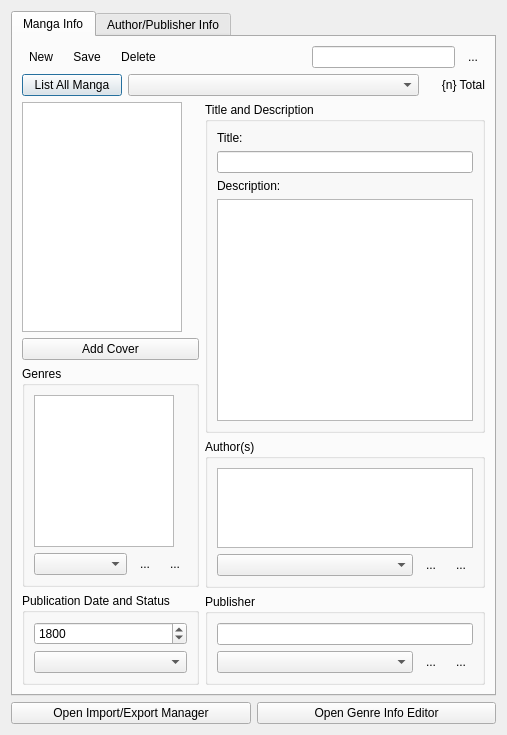
<?xml version="1.0" encoding="UTF-8"?>
<ui version="4.0">
 <class>DatabaseEditorForm</class>
 <widget class="QDialog" name="DatabaseEditorForm">
  <property name="geometry">
   <rect>
    <x>0</x>
    <y>0</y>
    <width>490</width>
    <height>735</height>
   </rect>
  </property>
  <property name="sizePolicy">
   <sizepolicy hsizetype="Fixed" vsizetype="Fixed">
    <horstretch>0</horstretch>
    <verstretch>0</verstretch>
   </sizepolicy>
  </property>
  <property name="maximumSize">
   <size>
    <width>490</width>
    <height>735</height>
   </size>
  </property>
  <property name="windowTitle">
   <string>Database Editor</string>
  </property>
  <layout class="QVBoxLayout" name="verticalLayout_2">
   <item>
    <widget class="QTabWidget" name="mainTabWidget">
     <property name="tabShape">
      <enum>QTabWidget::Rounded</enum>
     </property>
     <property name="currentIndex">
      <number>0</number>
     </property>
     <widget class="QWidget" name="mangaInfoTab">
      <attribute name="title">
       <string>Manga Info</string>
      </attribute>
      <layout class="QVBoxLayout" name="verticalLayout_4">
       <item>
        <layout class="QHBoxLayout" name="mangaInfoButtonLayout">
         <item>
          <widget class="QToolButton" name="mangaInfoNewButton">
           <property name="text">
            <string>New</string>
           </property>
           <property name="icon">
            <iconset>
             <normaloff>../resources/icons/plus-octagon.png</normaloff>../resources/icons/plus-octagon.png</iconset>
           </property>
           <property name="autoRaise">
            <bool>true</bool>
           </property>
          </widget>
         </item>
         <item>
          <widget class="QToolButton" name="mangaInfoSaveButton">
           <property name="text">
            <string>Save</string>
           </property>
           <property name="icon">
            <iconset>
             <normaloff>../resources/icons/disk--pencil.png</normaloff>../resources/icons/disk--pencil.png</iconset>
           </property>
           <property name="autoRaise">
            <bool>true</bool>
           </property>
          </widget>
         </item>
         <item>
          <widget class="QToolButton" name="mangaInfoDeleteButton">
           <property name="text">
            <string>Delete</string>
           </property>
           <property name="icon">
            <iconset>
             <normaloff>../resources/icons/cross-script.png</normaloff>../resources/icons/cross-script.png</iconset>
           </property>
           <property name="popupMode">
            <enum>QToolButton::DelayedPopup</enum>
           </property>
           <property name="autoRaise">
            <bool>true</bool>
           </property>
          </widget>
         </item>
         <item>
          <spacer name="mangaHorizonaSpacer">
           <property name="orientation">
            <enum>Qt::Horizontal</enum>
           </property>
           <property name="sizeHint" stdset="0">
            <size>
             <width>40</width>
             <height>20</height>
            </size>
           </property>
          </spacer>
         </item>
         <item>
          <widget class="QLineEdit" name="searchMangaLineEdit"/>
         </item>
         <item>
          <widget class="QToolButton" name="searchMangaButton">
           <property name="text">
            <string>...</string>
           </property>
           <property name="icon">
            <iconset>
             <normaloff>../resources/icons/magnifier.png</normaloff>../resources/icons/magnifier.png</iconset>
           </property>
           <property name="autoRaise">
            <bool>true</bool>
           </property>
          </widget>
         </item>
        </layout>
       </item>
       <item>
        <layout class="QHBoxLayout" name="secondMangaInfoButtonLayout">
         <item>
          <widget class="QPushButton" name="listAllMangaButton">
           <property name="maximumSize">
            <size>
             <width>100</width>
             <height>16777215</height>
            </size>
           </property>
           <property name="text">
            <string>List All Manga</string>
           </property>
          </widget>
         </item>
         <item>
          <widget class="QComboBox" name="mangaInfoAllComboBox">
           <property name="minimumSize">
            <size>
             <width>90</width>
             <height>0</height>
            </size>
           </property>
           <property name="currentIndex">
            <number>-1</number>
           </property>
          </widget>
         </item>
         <item>
          <widget class="QLabel" name="totalMangaLabel">
           <property name="maximumSize">
            <size>
             <width>60</width>
             <height>16777215</height>
            </size>
           </property>
           <property name="text">
            <string>{n} Total</string>
           </property>
           <property name="alignment">
            <set>Qt::AlignRight|Qt::AlignTrailing|Qt::AlignVCenter</set>
           </property>
          </widget>
         </item>
        </layout>
       </item>
       <item>
        <layout class="QHBoxLayout" name="mangaInfoTopLayout">
         <item>
          <layout class="QVBoxLayout" name="mangaInfoLeftLayout">
           <item>
            <widget class="QGraphicsView" name="mangaCoverGraphicView">
             <property name="sizePolicy">
              <sizepolicy hsizetype="Fixed" vsizetype="Fixed">
               <horstretch>0</horstretch>
               <verstretch>0</verstretch>
              </sizepolicy>
             </property>
             <property name="minimumSize">
              <size>
               <width>160</width>
               <height>230</height>
              </size>
             </property>
             <property name="maximumSize">
              <size>
               <width>160</width>
               <height>230</height>
              </size>
             </property>
             <property name="focusPolicy">
              <enum>Qt::NoFocus</enum>
             </property>
             <property name="verticalScrollBarPolicy">
              <enum>Qt::ScrollBarAlwaysOff</enum>
             </property>
             <property name="horizontalScrollBarPolicy">
              <enum>Qt::ScrollBarAlwaysOff</enum>
             </property>
             <property name="sceneRect">
              <rectf>
               <x>0.000000000000000</x>
               <y>0.000000000000000</y>
               <width>160.000000000000000</width>
               <height>230.000000000000000</height>
              </rectf>
             </property>
             <property name="resizeAnchor">
              <enum>QGraphicsView::AnchorViewCenter</enum>
             </property>
            </widget>
           </item>
           <item>
            <widget class="QPushButton" name="mangaCoverAddButton">
             <property name="text">
              <string>Add Cover</string>
             </property>
             <property name="default">
              <bool>true</bool>
             </property>
             <property name="flat">
              <bool>false</bool>
             </property>
            </widget>
           </item>
           <item>
            <widget class="QGroupBox" name="mangaGenresGroup">
             <property name="title">
              <string>Genres</string>
             </property>
             <layout class="QVBoxLayout" name="verticalLayout_8">
              <item>
               <widget class="QListView" name="mangaGenresListView">
                <property name="sizePolicy">
                 <sizepolicy hsizetype="Maximum" vsizetype="Expanding">
                  <horstretch>0</horstretch>
                  <verstretch>0</verstretch>
                 </sizepolicy>
                </property>
                <property name="maximumSize">
                 <size>
                  <width>140</width>
                  <height>16777215</height>
                 </size>
                </property>
               </widget>
              </item>
              <item>
               <layout class="QHBoxLayout" name="mangaGenresManageLayout">
                <item>
                 <widget class="QComboBox" name="mangaGenresComboBox"/>
                </item>
                <item>
                 <widget class="QToolButton" name="mangaGenreAddButton">
                  <property name="text">
                   <string>...</string>
                  </property>
                  <property name="icon">
                   <iconset>
                    <normaloff>../resources/icons/plus.png</normaloff>../resources/icons/plus.png</iconset>
                  </property>
                  <property name="autoRaise">
                   <bool>true</bool>
                  </property>
                 </widget>
                </item>
                <item>
                 <widget class="QToolButton" name="mangaGenreRemoveButton">
                  <property name="text">
                   <string>...</string>
                  </property>
                  <property name="icon">
                   <iconset>
                    <normaloff>../resources/icons/minus.png</normaloff>../resources/icons/minus.png</iconset>
                  </property>
                  <property name="autoRaise">
                   <bool>true</bool>
                  </property>
                 </widget>
                </item>
               </layout>
              </item>
             </layout>
            </widget>
           </item>
           <item>
            <widget class="QGroupBox" name="publicationStatusGroupBox">
             <property name="title">
              <string>Publication Date and Status</string>
             </property>
             <layout class="QVBoxLayout" name="verticalLayout_11">
              <item>
               <widget class="QDateEdit" name="mangaPublicationDateEdit">
                <property name="date">
                 <date>
                  <year>1800</year>
                  <month>1</month>
                  <day>1</day>
                 </date>
                </property>
                <property name="displayFormat">
                 <string>yyyy</string>
                </property>
               </widget>
              </item>
              <item>
               <widget class="QComboBox" name="mangaPublicationStatusCombobox"/>
              </item>
             </layout>
            </widget>
           </item>
          </layout>
         </item>
         <item>
          <layout class="QVBoxLayout" name="mangaInfoRigthLayout">
           <item>
            <widget class="QGroupBox" name="titleAndDescriptionGroupBox">
             <property name="title">
              <string>Title and Description</string>
             </property>
             <layout class="QVBoxLayout" name="verticalLayout_14">
              <item>
               <widget class="QLabel" name="mangaTitleLabel">
                <property name="text">
                 <string>Title:</string>
                </property>
               </widget>
              </item>
              <item>
               <widget class="QLineEdit" name="mangaTitleLineEdit"/>
              </item>
              <item>
               <widget class="QLabel" name="mangaDescriptionLabel">
                <property name="text">
                 <string>Description:</string>
                </property>
               </widget>
              </item>
              <item>
               <widget class="QTextEdit" name="mangaDescriptionTextEdit">
                <property name="sizePolicy">
                 <sizepolicy hsizetype="MinimumExpanding" vsizetype="MinimumExpanding">
                  <horstretch>0</horstretch>
                  <verstretch>0</verstretch>
                 </sizepolicy>
                </property>
                <property name="maximumSize">
                 <size>
                  <width>300</width>
                  <height>16777215</height>
                 </size>
                </property>
               </widget>
              </item>
             </layout>
            </widget>
           </item>
           <item>
            <widget class="QGroupBox" name="authorsGroupBox">
             <property name="title">
              <string>Author(s)</string>
             </property>
             <layout class="QVBoxLayout" name="verticalLayout_12">
              <item>
               <widget class="QListView" name="mangaAuthorsListView">
                <property name="sizePolicy">
                 <sizepolicy hsizetype="Expanding" vsizetype="Maximum">
                  <horstretch>0</horstretch>
                  <verstretch>0</verstretch>
                 </sizepolicy>
                </property>
                <property name="maximumSize">
                 <size>
                  <width>16777215</width>
                  <height>80</height>
                 </size>
                </property>
               </widget>
              </item>
              <item>
               <layout class="QHBoxLayout" name="mangaAuthorsManageLayout">
                <item>
                 <widget class="QComboBox" name="mangaAuthorsComboBox"/>
                </item>
                <item>
                 <widget class="QToolButton" name="mangaAuthorsAddButton">
                  <property name="text">
                   <string>...</string>
                  </property>
                  <property name="icon">
                   <iconset>
                    <normaloff>../resources/icons/plus.png</normaloff>../resources/icons/plus.png</iconset>
                  </property>
                  <property name="popupMode">
                   <enum>QToolButton::DelayedPopup</enum>
                  </property>
                  <property name="toolButtonStyle">
                   <enum>Qt::ToolButtonIconOnly</enum>
                  </property>
                  <property name="autoRaise">
                   <bool>true</bool>
                  </property>
                 </widget>
                </item>
                <item>
                 <widget class="QToolButton" name="mangaAuthorsRemoveButton">
                  <property name="text">
                   <string>...</string>
                  </property>
                  <property name="icon">
                   <iconset>
                    <normaloff>../resources/icons/minus.png</normaloff>../resources/icons/minus.png</iconset>
                  </property>
                  <property name="autoRaise">
                   <bool>true</bool>
                  </property>
                 </widget>
                </item>
               </layout>
              </item>
             </layout>
            </widget>
           </item>
           <item>
            <widget class="QGroupBox" name="publisherGroupBox">
             <property name="title">
              <string>Publisher</string>
             </property>
             <layout class="QVBoxLayout" name="verticalLayout_13">
              <item>
               <widget class="QLineEdit" name="mangaPublisherLineEdit">
                <property name="readOnly">
                 <bool>true</bool>
                </property>
               </widget>
              </item>
              <item>
               <layout class="QHBoxLayout" name="mangaPublisherManageLayout">
                <item>
                 <widget class="QComboBox" name="mangaPublishersComboBox"/>
                </item>
                <item>
                 <widget class="QToolButton" name="mangaAddPublisherButton">
                  <property name="text">
                   <string>...</string>
                  </property>
                  <property name="icon">
                   <iconset>
                    <normaloff>../resources/icons/plus.png</normaloff>../resources/icons/plus.png</iconset>
                  </property>
                  <property name="autoRaise">
                   <bool>true</bool>
                  </property>
                 </widget>
                </item>
                <item>
                 <widget class="QToolButton" name="mangaRemovePublisherButton">
                  <property name="text">
                   <string>...</string>
                  </property>
                  <property name="icon">
                   <iconset>
                    <normaloff>../resources/icons/minus.png</normaloff>../resources/icons/minus.png</iconset>
                  </property>
                  <property name="autoRaise">
                   <bool>true</bool>
                  </property>
                 </widget>
                </item>
               </layout>
              </item>
             </layout>
            </widget>
           </item>
          </layout>
         </item>
        </layout>
       </item>
      </layout>
     </widget>
     <widget class="QWidget" name="authPubInfoTab">
      <attribute name="title">
       <string>Author/Publisher Info</string>
      </attribute>
      <layout class="QVBoxLayout" name="verticalLayout_9">
       <item>
        <layout class="QHBoxLayout" name="authorInfoButtonLayout">
         <item>
          <widget class="QToolButton" name="authorNewButton">
           <property name="text">
            <string>New</string>
           </property>
           <property name="icon">
            <iconset>
             <normaloff>../resources/icons/plus-octagon.png</normaloff>../resources/icons/plus-octagon.png</iconset>
           </property>
           <property name="autoRaise">
            <bool>true</bool>
           </property>
          </widget>
         </item>
         <item>
          <widget class="QToolButton" name="authorSaveButton">
           <property name="text">
            <string>Save</string>
           </property>
           <property name="icon">
            <iconset>
             <normaloff>../resources/icons/disk--pencil.png</normaloff>../resources/icons/disk--pencil.png</iconset>
           </property>
           <property name="autoRaise">
            <bool>true</bool>
           </property>
          </widget>
         </item>
         <item>
          <widget class="QToolButton" name="authorDeleteButton">
           <property name="text">
            <string>Delete</string>
           </property>
           <property name="icon">
            <iconset>
             <normaloff>../resources/icons/cross-script.png</normaloff>../resources/icons/cross-script.png</iconset>
           </property>
           <property name="autoRaise">
            <bool>true</bool>
           </property>
          </widget>
         </item>
         <item>
          <spacer name="authorHorizonalSpacer">
           <property name="orientation">
            <enum>Qt::Horizontal</enum>
           </property>
           <property name="sizeHint" stdset="0">
            <size>
             <width>40</width>
             <height>20</height>
            </size>
           </property>
          </spacer>
         </item>
         <item>
          <widget class="QLineEdit" name="authorSearchBox"/>
         </item>
         <item>
          <widget class="QToolButton" name="authorSearchButton">
           <property name="text">
            <string>...</string>
           </property>
           <property name="icon">
            <iconset>
             <normaloff>../resources/icons/magnifier.png</normaloff>../resources/icons/magnifier.png</iconset>
           </property>
           <property name="autoRaise">
            <bool>true</bool>
           </property>
          </widget>
         </item>
        </layout>
       </item>
       <item>
        <layout class="QHBoxLayout" name="authrorsHorizontalLayout">
         <item>
          <widget class="QPushButton" name="listAllAuthorsButton">
           <property name="maximumSize">
            <size>
             <width>100</width>
             <height>16777215</height>
            </size>
           </property>
           <property name="text">
            <string>List All Authors</string>
           </property>
          </widget>
         </item>
         <item>
          <widget class="QComboBox" name="authorsAllComboBox"/>
         </item>
         <item>
          <widget class="QLabel" name="authorsTotaLabel">
           <property name="maximumSize">
            <size>
             <width>60</width>
             <height>16777215</height>
            </size>
           </property>
           <property name="text">
            <string>{0} Total</string>
           </property>
           <property name="alignment">
            <set>Qt::AlignRight|Qt::AlignTrailing|Qt::AlignVCenter</set>
           </property>
          </widget>
         </item>
        </layout>
       </item>
       <item>
        <widget class="QGroupBox" name="authorInfoGroupBox">
         <property name="title">
          <string>Author Info</string>
         </property>
         <layout class="QVBoxLayout" name="verticalLayout_5">
          <item>
           <widget class="QLabel" name="authorFullNameLabel">
            <property name="text">
             <string>Full Name:</string>
            </property>
           </widget>
          </item>
          <item>
           <widget class="QLineEdit" name="authorFullNameTextEdit"/>
          </item>
          <item>
           <widget class="QLabel" name="authorCountryLabel">
            <property name="text">
             <string>Country of Birth:</string>
            </property>
           </widget>
          </item>
          <item>
           <widget class="QLineEdit" name="authorCountryTextEdit"/>
          </item>
          <item>
           <widget class="QLabel" name="authorBirthdayLabel">
            <property name="text">
             <string>Birthday:</string>
            </property>
           </widget>
          </item>
          <item>
           <widget class="QDateEdit" name="authorBirthDateEdit"/>
          </item>
          <item>
           <widget class="QLabel" name="authorWebsiteLabel">
            <property name="text">
             <string>Website:</string>
            </property>
           </widget>
          </item>
          <item>
           <widget class="QLineEdit" name="authorWebsiteTextEdit"/>
          </item>
         </layout>
        </widget>
       </item>
       <item>
        <layout class="QHBoxLayout" name="publisherInfoButtonLayout">
         <item>
          <widget class="QToolButton" name="publisherNewButton">
           <property name="text">
            <string>New</string>
           </property>
           <property name="icon">
            <iconset>
             <normaloff>../resources/icons/plus-octagon.png</normaloff>../resources/icons/plus-octagon.png</iconset>
           </property>
           <property name="autoRaise">
            <bool>true</bool>
           </property>
          </widget>
         </item>
         <item>
          <widget class="QToolButton" name="publisherSaveButton">
           <property name="text">
            <string>Save</string>
           </property>
           <property name="icon">
            <iconset>
             <normaloff>../resources/icons/disk--pencil.png</normaloff>../resources/icons/disk--pencil.png</iconset>
           </property>
           <property name="autoRaise">
            <bool>true</bool>
           </property>
          </widget>
         </item>
         <item>
          <widget class="QToolButton" name="publisherDeleteButton">
           <property name="text">
            <string>Delete</string>
           </property>
           <property name="icon">
            <iconset>
             <normaloff>../resources/icons/cross-script.png</normaloff>../resources/icons/cross-script.png</iconset>
           </property>
           <property name="autoRaise">
            <bool>true</bool>
           </property>
          </widget>
         </item>
         <item>
          <spacer name="publisherHorizonalSeperator">
           <property name="orientation">
            <enum>Qt::Horizontal</enum>
           </property>
           <property name="sizeHint" stdset="0">
            <size>
             <width>40</width>
             <height>20</height>
            </size>
           </property>
          </spacer>
         </item>
         <item>
          <widget class="QLineEdit" name="publisherLineEdit"/>
         </item>
         <item>
          <widget class="QToolButton" name="publisherSearchButton">
           <property name="text">
            <string>...</string>
           </property>
           <property name="icon">
            <iconset>
             <normaloff>../resources/icons/magnifier.png</normaloff>../resources/icons/magnifier.png</iconset>
           </property>
           <property name="autoRaise">
            <bool>true</bool>
           </property>
          </widget>
         </item>
        </layout>
       </item>
       <item>
        <layout class="QHBoxLayout" name="publishersHorizonalLayout">
         <item>
          <widget class="QPushButton" name="listAllMangaPublishers">
           <property name="maximumSize">
            <size>
             <width>100</width>
             <height>16777215</height>
            </size>
           </property>
           <property name="text">
            <string>List All Publishers</string>
           </property>
          </widget>
         </item>
         <item>
          <widget class="QComboBox" name="publishersAllComboBox"/>
         </item>
         <item>
          <widget class="QLabel" name="publishersTotalLabel">
           <property name="maximumSize">
            <size>
             <width>60</width>
             <height>16777215</height>
            </size>
           </property>
           <property name="text">
            <string>{0} Total</string>
           </property>
           <property name="alignment">
            <set>Qt::AlignRight|Qt::AlignTrailing|Qt::AlignVCenter</set>
           </property>
          </widget>
         </item>
        </layout>
       </item>
       <item>
        <widget class="QGroupBox" name="publisherInfoGroubBox">
         <property name="title">
          <string>Publisher Info</string>
         </property>
         <layout class="QVBoxLayout" name="verticalLayout_6">
          <item>
           <widget class="QLabel" name="publisherNameLabel">
            <property name="text">
             <string>Name:</string>
            </property>
           </widget>
          </item>
          <item>
           <widget class="QLineEdit" name="publisherNameTextEdit"/>
          </item>
          <item>
           <widget class="QLabel" name="publisherCountryLabel">
            <property name="text">
             <string>Country:</string>
            </property>
           </widget>
          </item>
          <item>
           <widget class="QLineEdit" name="publisherCountryTextEdit"/>
          </item>
          <item>
           <widget class="QLabel" name="publisherWebsiteLabel">
            <property name="text">
             <string>Website:</string>
            </property>
           </widget>
          </item>
          <item>
           <widget class="QLineEdit" name="publisherWebsiteTextEdit"/>
          </item>
          <item>
           <widget class="QLabel" name="publisherNoteLabel">
            <property name="text">
             <string>Note:</string>
            </property>
           </widget>
          </item>
          <item>
           <widget class="QTextEdit" name="publisherNoteTextEdit">
            <property name="maximumSize">
             <size>
              <width>34243</width>
              <height>150</height>
             </size>
            </property>
           </widget>
          </item>
         </layout>
        </widget>
       </item>
      </layout>
     </widget>
    </widget>
   </item>
   <item>
    <layout class="QHBoxLayout" name="extraDialogButtonsLayout">
     <item>
      <widget class="QPushButton" name="importExportManagerButton">
       <property name="text">
        <string>Open Import/Export Manager</string>
       </property>
      </widget>
     </item>
     <item>
      <widget class="QPushButton" name="openGenreInfoEditButton">
       <property name="text">
        <string>Open Genre Info Editor</string>
       </property>
      </widget>
     </item>
    </layout>
   </item>
  </layout>
 </widget>
 <resources/>
 <connections/>
</ui>
